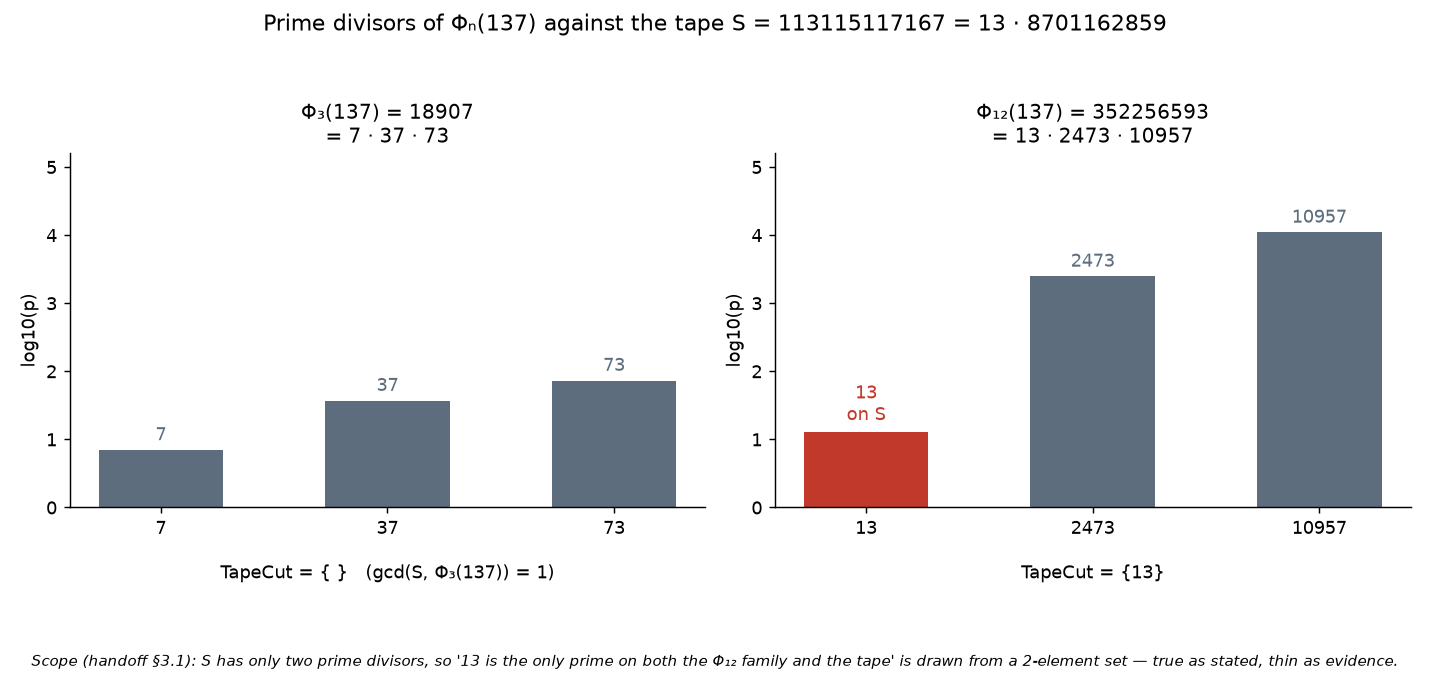

Write the Python code that produced this figure.
#!/usr/bin/env python3
"""The panel proposed in section 7 of the owner's handoff
(reference/phi3_phi12_at_137_handoff_2026_09_12.md, owner_work message #241):

    "One bar set: {13, 2473, 10957} for Phi_12(137) = 352256593.
     One marked cut prime on S: 13.
     Alongside the existing Phi_3 panel, whose cut is empty.
     This is a display of section 2.3. It should carry the scope note from section 3.1."

The Phi_3 panel it refers to is not in this repo (searched 2026-10-13), so both panels are drawn
here from the handoff's section 2 data, side by side. Bar height = log10 of each prime factor.

    python3 reference/phi12_panel.py      -> reference/phi12_panel.png
"""
import math
import pathlib

import matplotlib
matplotlib.use("Agg")
import matplotlib.pyplot as plt
from sympy import factorint, gcd, primefactors

A, S = 137, 113115117167
PHI3, PHI12 = A * A + A + 1, A ** 4 - A ** 2 + 1
CUT3 = sorted(set(primefactors(PHI3)) & set(primefactors(S)))
CUT12 = sorted(set(primefactors(PHI12)) & set(primefactors(S)))
assert (PHI3, PHI12) == (18907, 352256593)
assert CUT3 == [] and CUT12 == [13] and gcd(S, PHI3) == 1 and gcd(S, PHI12) == 13

OUT = pathlib.Path(__file__).resolve().parent / "phi12_panel.png"


def draw(ax, value, name, cut):
    ps = sorted(factorint(value))
    colors = ["#c0392b" if p in cut else "#5d6d7e" for p in ps]
    bars = ax.bar([str(p) for p in ps], [math.log10(p) for p in ps], color=colors, width=0.55)
    for b, p in zip(bars, ps):
        ax.text(b.get_x() + b.get_width() / 2, b.get_height() + 0.08, f"{p}" + ("\non S" if p in cut else ""),
                ha="center", va="bottom", fontsize=10, color=b.get_facecolor())
    ax.set_title(f"{name}(137) = {value}\n= " + " · ".join(map(str, ps)), fontsize=11)
    ax.set_ylabel("log10(p)")
    ax.set_ylim(0, 5.2)
    ax.text(0.5, -0.2, f"TapeCut = {{{', '.join(map(str, cut))}}}" if cut else "TapeCut = { }   (gcd(S, Φ₃(137)) = 1)",
            transform=ax.transAxes, ha="center", fontsize=10)
    for s in ("top", "right"):
        ax.spines[s].set_visible(False)


fig, (left, right) = plt.subplots(1, 2, figsize=(11, 5.2))
draw(left, PHI3, "Φ₃", CUT3)
draw(right, PHI12, "Φ₁₂", CUT12)
fig.suptitle("Prime divisors of Φₙ(137) against the tape S = 113115117167 = 13 · 8701162859", fontsize=12)
fig.text(0.5, 0.015, "Scope (handoff §3.1): S has only two prime divisors, so '13 is the only prime on both the Φ₁₂ "
         "family and the tape' is drawn from a 2-element set — true as stated, thin as evidence.",
         ha="center", fontsize=8.5, style="italic", wrap=True)
fig.tight_layout(rect=(0, 0.06, 1, 0.94))
fig.savefig(OUT, dpi=130)

if __name__ == "__main__":
    print(f"wrote {OUT.name}: Φ₃ cut {CUT3}, Φ₁₂ cut {CUT12}")
